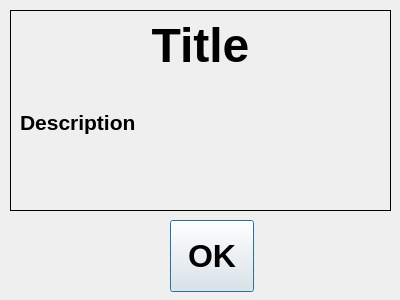
<?xml version="1.0" encoding="UTF-8"?>
<ui version="4.0">
 <class>mainDone</class>
 <widget class="QDialog" name="mainDone">
  <property name="geometry">
   <rect>
    <x>0</x>
    <y>0</y>
    <width>400</width>
    <height>300</height>
   </rect>
  </property>
  <property name="sizePolicy">
   <sizepolicy hsizetype="Fixed" vsizetype="Fixed">
    <horstretch>0</horstretch>
    <verstretch>0</verstretch>
   </sizepolicy>
  </property>
  <property name="minimumSize">
   <size>
    <width>400</width>
    <height>300</height>
   </size>
  </property>
  <property name="maximumSize">
   <size>
    <width>400</width>
    <height>300</height>
   </size>
  </property>
  <property name="windowTitle">
   <string>Task Completed</string>
  </property>
  <widget class="QPushButton" name="btnOK">
   <property name="geometry">
    <rect>
     <x>170</x>
     <y>220</y>
     <width>84</width>
     <height>72</height>
    </rect>
   </property>
   <property name="font">
    <font>
     <pointsize>24</pointsize>
     <weight>75</weight>
     <bold>true</bold>
    </font>
   </property>
   <property name="text">
    <string>OK</string>
   </property>
   <property name="shortcut">
    <string>O</string>
   </property>
  </widget>
  <widget class="QFrame" name="frame">
   <property name="geometry">
    <rect>
     <x>10</x>
     <y>10</y>
     <width>381</width>
     <height>201</height>
    </rect>
   </property>
   <property name="frameShape">
    <enum>QFrame::Box</enum>
   </property>
   <property name="frameShadow">
    <enum>QFrame::Plain</enum>
   </property>
   <property name="lineWidth">
    <number>1</number>
   </property>
   <widget class="QLabel" name="lblDone">
    <property name="geometry">
     <rect>
      <x>10</x>
      <y>0</y>
      <width>361</width>
      <height>71</height>
     </rect>
    </property>
    <property name="font">
     <font>
      <pointsize>36</pointsize>
      <weight>75</weight>
      <bold>true</bold>
     </font>
    </property>
    <property name="text">
     <string>Title</string>
    </property>
    <property name="alignment">
     <set>Qt::AlignCenter</set>
    </property>
   </widget>
   <widget class="QLabel" name="lblDescription">
    <property name="geometry">
     <rect>
      <x>10</x>
      <y>100</y>
      <width>361</width>
      <height>91</height>
     </rect>
    </property>
    <property name="font">
     <font>
      <pointsize>16</pointsize>
      <weight>75</weight>
      <bold>true</bold>
     </font>
    </property>
    <property name="text">
     <string>Description</string>
    </property>
    <property name="alignment">
     <set>Qt::AlignLeading|Qt::AlignLeft|Qt::AlignTop</set>
    </property>
    <property name="wordWrap">
     <bool>true</bool>
    </property>
   </widget>
  </widget>
 </widget>
 <resources/>
 <connections>
  <connection>
   <sender>btnOK</sender>
   <signal>clicked()</signal>
   <receiver>mainDone</receiver>
   <slot>accept()</slot>
   <hints>
    <hint type="sourcelabel">
     <x>211</x>
     <y>255</y>
    </hint>
    <hint type="destinationlabel">
     <x>199</x>
     <y>149</y>
    </hint>
   </hints>
  </connection>
 </connections>
</ui>
